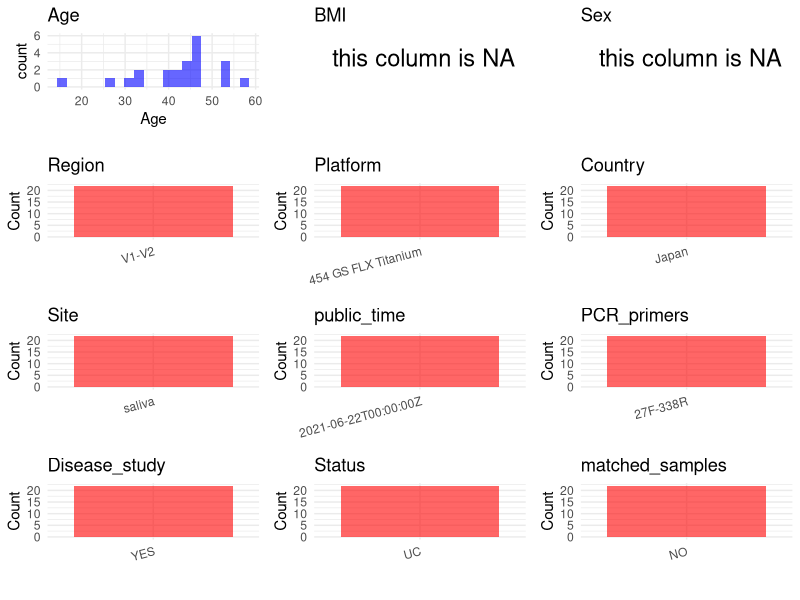

Reproduce this figure in R. (Note: this script raises an error after producing the figure.)
## ---- chunk 1
# Load necessary libraries
library(dplyr)
library(ggplot2)
library(cowplot)

# Set working directory (update this path to your local directory)
setwd("E:/bioproject_YSD/PRJDB10985")

# Read the initial metadata files
initial_meta <- read.csv("SraRunTable.csv", header = T)

# Display the first few rows of the metadata
head(initial_meta)
## ---- chunk 2
metadata <- data.frame(
  BioProject = initial_meta$BioProject,
  Run = initial_meta$Run,
  sample_name = initial_meta$sample_name,
  Age = initial_meta$AGE,
  BMI = NA,  
  Sex = NA,
  Region = "V1-V2",
  Platform = initial_meta$Instrument,
  Country = initial_meta$geo_loc_name_country,
  Site = initial_meta$env_medium,
  public_time = initial_meta$ReleaseDate,
  stringsAsFactors = FALSE
)
## ---- chunk 3
# Add information obtained from the publication
metadata$PCR_primers <- "27F-338R"
metadata$title <- "Dysbiosis in the salivary microbiome associated with IgA nephropathy a japanese cohort study"
metadata$Disease_study <- "YES"
# Assign disease status based on sample_name patterns
metadata$Status <- "UC"

# Check initial data distribution
cat("Initial sample distribution:\n")
table(metadata$sample_name)
table(metadata$Site)

# Calculate sampling frequency per subject
sample_counts <- table(metadata$sample_name)
cat("\nNumber of samples per subject:\n")
print(sample_counts)

# Create matched_samples column
metadata$matched_samples <- ifelse(metadata$sample_name %in% names(sample_counts[sample_counts >= 2]), "YES", "NO")

cat("\nMatched samples distribution:\n")
table(metadata$matched_samples)

# Identify samples for removal: single samples excluding saliva
single_samples <- names(sample_counts[sample_counts == 1])
samples_to_remove <- metadata$sample_name %in% single_samples & 
                     !(metadata$Site %in% c("saliva"))

cat("\nNumber of samples to be removed:", sum(samples_to_remove), "\n")

# Remove identified samples
metadata_clean <- metadata[!samples_to_remove, ]

cat("\nFinal sample distribution after cleaning:\n")
table(metadata_clean$sample_name)
table(metadata_clean$Site)
table(metadata_clean$matched_samples)

# Use cleaned dataset for subsequent analysis
metadata <- metadata_clean
## ---- chunk 4
# Check the number of unique runs and sample names
print(paste("Number of unique runs:", length(unique(metadata$Run))))
print(paste("Number of unique sample names:", length(unique(metadata$sample_name))))
## ---- chunk 5
# Select columns for visualization
plot_data <- metadata %>%
  select(-BioProject, -Run, -sample_name, -title)

# Function to create simple plots for each column
create_simple_plots <- function(data) {
  plots <- list()
  
  for (col in colnames(data)) {
    # Check if the column is all NA
    if (all(is.na(data[[col]]))) {
      # Create an empty plot with text indicating all NA
      p <- ggplot() +
        annotate("text", x = 0.5, y = 0.5, label = "this column is NA", size = 6) +
        labs(title = col) +
        theme_void()
    } else if (is.numeric(data[[col]])) {
      # Numeric variable: histogram
      p <- ggplot(data, aes(x = .data[[col]])) +
        geom_histogram(fill = "blue", alpha = 0.6, bins = 20, na.rm = TRUE) +
        labs(title = col) +
        theme_minimal()
    } else {
      # Categorical variable: bar plot (remove NA values)
      count_data <- as.data.frame(table(data[[col]], useNA = "ifany"))
      p <- ggplot(count_data, aes(x = reorder(Var1, -Freq), y = Freq)) +
        geom_col(fill = "red", alpha = 0.6) +
        labs(title = col, x = NULL, y = "Count") +
        theme_minimal() +
        theme(axis.text.x = element_text(angle = 15, hjust = 1))
    }
    plots[[col]] <- p
  }
  
  return(plots)
}

# Generate and arrange plots
plots <- create_simple_plots(plot_data)
p<-plot_grid(plots$Age, 
          plots$BMI, 
          plots$Sex, 
          plots$Region, 
          plots$Platform, 
          plots$Country, 
          plots$Site,
          plots$public_time, 
          plots$PCR_primers,
          plots$Disease_study,
          plots$Status,
          plots$matched_samples,# add 
          ncol = 3, align = "hv", axis = "lb")
ggsave("Metadata_Summary.png", plot = p, width = 8, height = 6, dpi = 150)
## ---- chunk 6
knitr::include_graphics("Metadata_Summary.png")
## ---- chunk 7
# Reorder columns to match the desired format
metadata <- metadata[, c(
  "BioProject", "Run", "sample_name", "Age", "BMI", "Sex", 
  "Region", "Platform", "Country", "Site", "public_time", 
  "PCR_primers", "title", "Disease_study", "Status", "matched_samples"
)]

# Export the uniform metadata to a CSV file
write.csv(metadata, file = "metadata.csv", quote = FALSE)
head(metadata)
